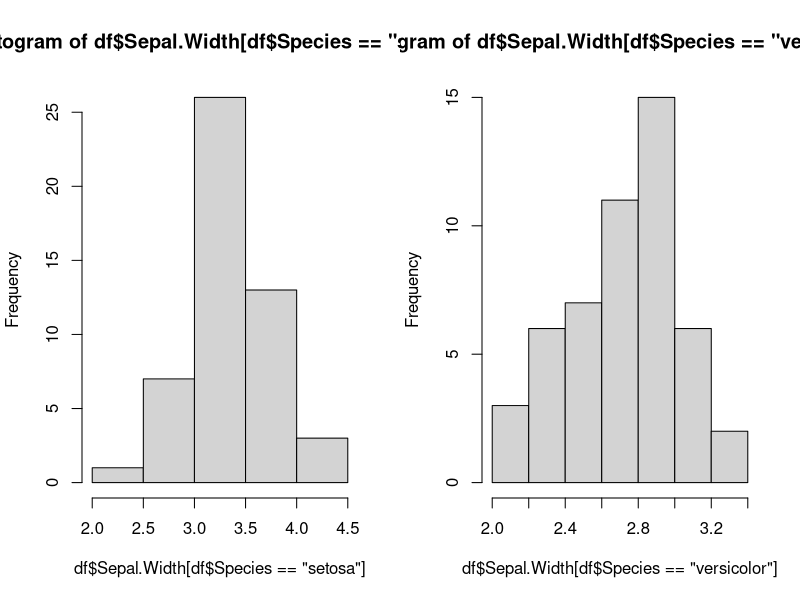

Recreate this plot in R.
## ---- chunk 1
knitr::opts_chunk$set(echo = TRUE)
## ---- chunk 2
df <- subset(iris , subset = (Species != "virginica"))
df$Species <- as.character(df$Species)
par(mfrow = c(1,2))
hist(df$Sepal.Width[df$Species == "setosa"])
hist(df$Sepal.Width[df$Species == "versicolor"])

## ---- chunk 3
shapiro.test(df$Sepal.Width[df$Species == "setosa"])
shapiro.test(df$Sepal.Width[df$Species == "versicolor"])

bartlett.test(df$Sepal.Width ~ df$Species)
## ---- chunk 4
t.test(df$Sepal.Width ~ df$Species , mu = 0 , var.equal = TRUE  )
